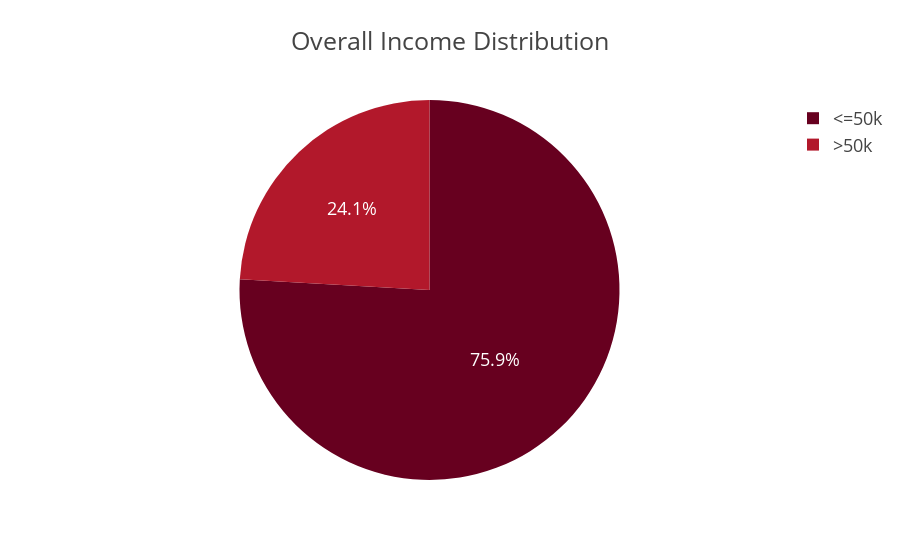

The code cell stored with this chart in its notebook:
### Code cell
fig = px.pie(adult_df_income, names='Income',values='Total',title='Overall Income Distribution',color_discrete_sequence= px.colors.sequential.RdBu)
#fig.update_layout(template= 'presentation',paper_bgcolor= "rgba(0,0,0,0)",plot_bgcolor = "rgba(0,0,0,0)")
fig.show()
#fig.write_image(os.path.join(result_dir,'income Distribution_pie_chart.jpg'))
#fig.write_image(os.path.join(result_dir,'income Distribution_pie_chart.png'))
#fig.write_image(os.path.join(result_dir,'income Distribution_pie_chart.html'))

### Figure 1 — Plotly figure (JSON) as saved in the notebook; plotly's stock layout.template omitted (floating-point values rounded to 4 significant figures)
{"data": [{"domain": {"x": [0, 1], "y": [0, 1]}, "hovertemplate": "Income=%{label}<br>Total=%{value}<extra></extra>", "labels": ["<=50k", ">50k"], "legendgroup": "", "name": "", "showlegend": true, "type": "pie", "values": [24697, 7839]}], "layout": {"autosize": true, "legend": {"tracegroupgap": 0}, "paper_bgcolor": "rgba(0, 0, 0, 0)", "piecolorway": ["rgb(103,0,31)", "rgb(178,24,43)", "rgb(214,96,77)", "rgb(244,165,130)", "rgb(253,219,199)", "rgb(247,247,247)", "rgb(209,229,240)", "rgb(146,197,222)", "rgb(67,147,195)", "rgb(33,102,172)", "rgb(5,48,97)"], "plot_bgcolor": "rgba(0, 0, 0, 0)", "title": {"text": "Overall Income Distribution"}}}
